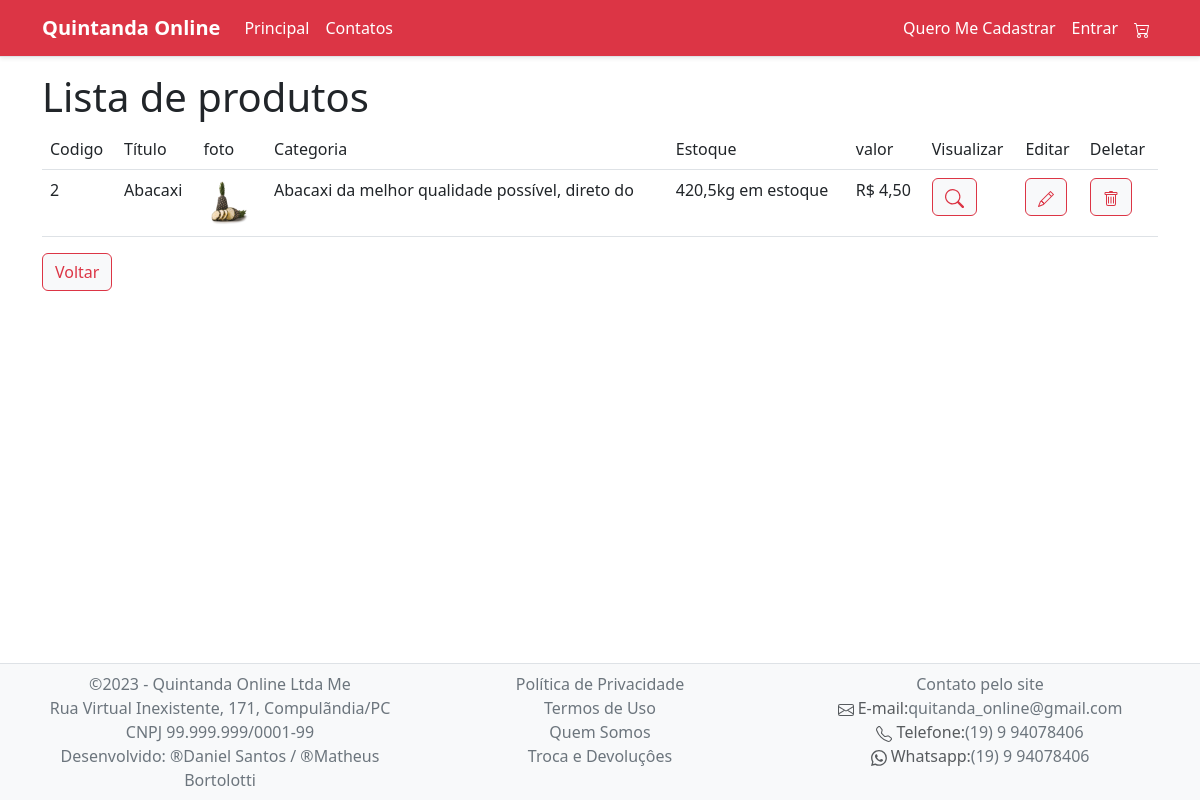
Page /listar-produtos.php on the earlier database version.
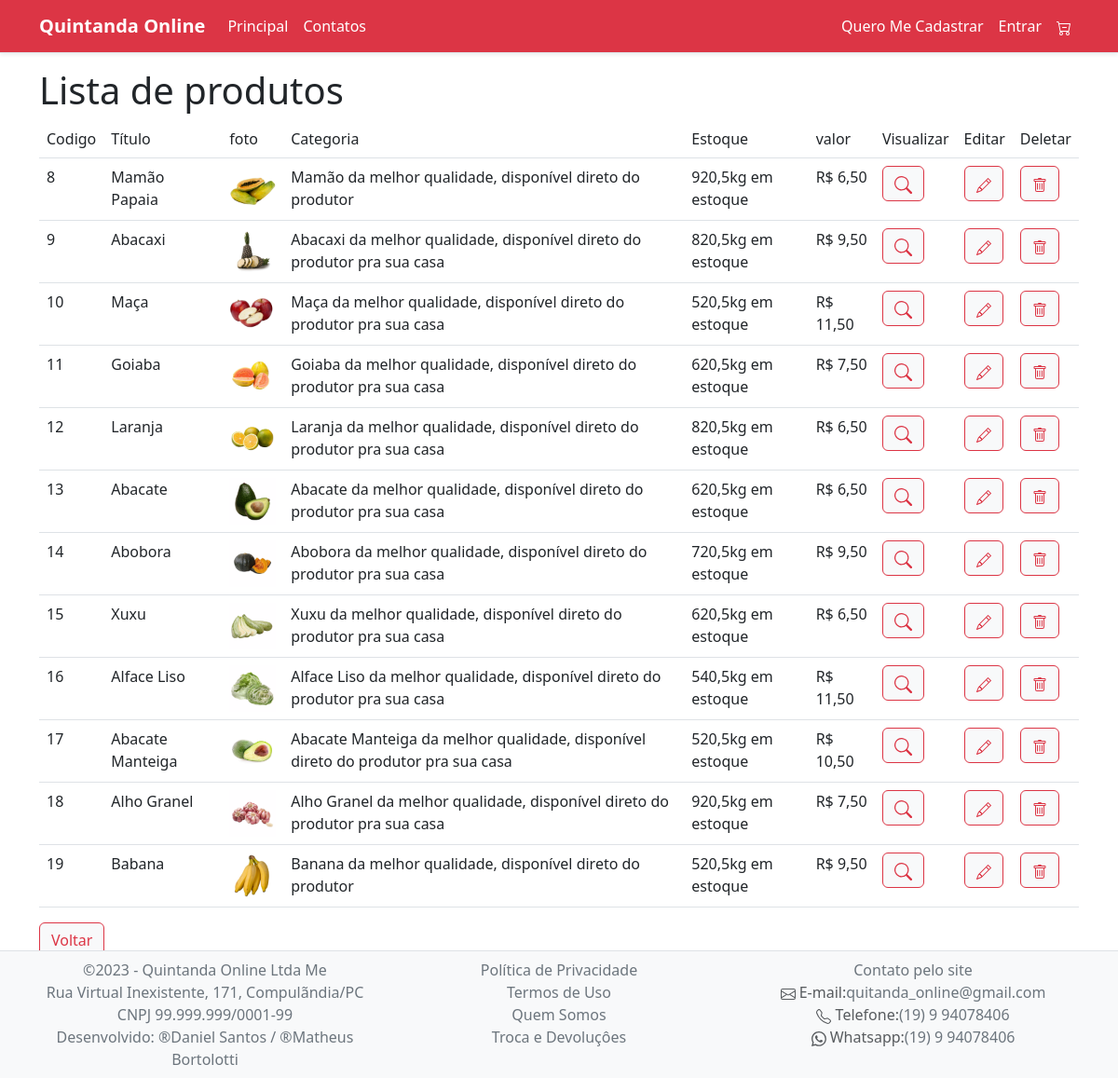
Same page on the later database version.
### tables this page shows
CREATE TABLE `produtos` (
  `id` int(11) NOT NULL,
  `foto` varchar(100) NOT NULL,
  `foto1` varchar(100) NOT NULL,
  `foto2` varchar(100) NOT NULL,
  `titulo` varchar(100) NOT NULL,
  `categoria` varchar(100) NOT NULL,
  `video` varchar(100) NOT NULL,
  `valor` varchar(100) NOT NULL,
  `estoque` varchar(100) NOT NULL
);

### listar-produtos.php (the view, shortened to what this page needs)
<?php
include "menu.php";
?>
<main>
    <div class="container">
        <div class="row">
            <div class="col">
                <h1>Lista de produtos</h1>
            </div>
        </div>
        <div class="row">
            <div class="col">
                <table class="table table-hover-warning tabla-striped">
                    <thead class="bg-danger text-white">
                        <tr>
                            <td>Codigo</td>
                            <td>Título</td>
                            <td>foto</td>
                            <td>Categoria</td>
                            <td>Estoque</td>
                            <td>valor</td>
                            <td>Visualizar</td>
                            <td>Editar</td>
                            <td>Deletar</td>
                        </tr>
                    </thead>
                    <tbody>
                        <?php
                        include "conexao.php";
                        $sql_buscar = "select * from produtos";
                        $todos_os_produtos = mysqli_query($conexao, $sql_buscar);
                        while ($um_produtos = mysqli_fetch_assoc($todos_os_produtos)) :
                        ?>
                            <tr>
                                <td><?php echo $um_produtos["id"]; ?></td>
                                <td><?php echo $um_produtos["titulo"]; ?></td>
                                <td><img src="<?php echo $foto = $um_produtos["foto"]; ?>" alt="" width="50"></td>
                                <td><?php echo $um_produtos["categoria"]; ?></td>
                                <td><?php echo $um_produtos["estoque"]; ?></td>
                                <td><?php echo $um_produtos["valor"]; ?></td>
                                <td>
                                    <a href="ver-produtos.php?id=<?php echo $um_produtos["id"]; ?>" class="btn btn-light btn-outline-danger">
                                    </a>
                                </td>
                                <td>
                                    <a href="editar-produtos.php?id=<?php echo $um_produtos["id"]; ?>" class="btn btn-light btn-outline-danger">
                                    </a>
                                </td>
                                <td>
                                    <a href="excluir-produtos.php?id=<?php echo $um_produtos["id"]; ?>" class="btn btn-light btn-outline-danger">
                                    </a>
                                </td>
                            </tr>
                    </tbody>
                <?php
                        endwhile;
                ?>
                </table>
            </div>
            <div class="col-12">
                <a href="painel.php" class="btn btn-light btn-outline-danger">Voltar</a>
            </div>
        </div>
    </div>
</main>
<div style="height: 129px;" class="d-none d-lg-block"></div>

Differences in the rows shown:
removed produtos: id "2", titulo "Abacaxi", foto (picture), categoria "Abacaxi da melhor qualidade possível, direto do", estoque "420,5kg em estoque", valor "R$ 4,50"
added produtos: id "8", titulo "Mamão Papaia", foto (picture), categoria "Mamão da melhor qualidade, disponível direto do produtor", estoque "920,5kg em estoque", valor "R$ 6,50"
added produtos: id "9", titulo "Abacaxi", foto (picture), categoria "Abacaxi da melhor qualidade, disponível direto do produtor pra sua casa", estoque "820,5kg em estoque", valor "R$ 9,50"
added produtos: id "10", titulo "Maça", foto (picture), categoria "Maça da melhor qualidade, disponível direto do produtor pra sua casa", estoque "520,5kg em estoque", valor "R$ 11,50"
added produtos: id "11", titulo "Goiaba", foto (picture), categoria "Goiaba da melhor qualidade, disponível direto do produtor pra sua casa", estoque "620,5kg em estoque", valor "R$ 7,50"
added produtos: id "12", titulo "Laranja", foto (picture), categoria "Laranja da melhor qualidade, disponível direto do produtor pra sua casa", estoque "820,5kg em estoque", valor "R$ 6,50"
added produtos: id "13", titulo "Abacate", foto (picture), categoria "Abacate da melhor qualidade, disponível direto do produtor pra sua casa", estoque "620,5kg em estoque", valor "R$ 6,50"
added produtos: id "14", titulo "Abobora", foto (picture), categoria "Abobora da melhor qualidade, disponível direto do produtor pra sua casa", estoque "720,5kg em estoque", valor "R$ 9,50"
added produtos: id "15", titulo "Xuxu", foto (picture), categoria "Xuxu da melhor qualidade, disponível direto do produtor pra sua casa", estoque "620,5kg em estoque", valor "R$ 6,50"
added produtos: id "16", titulo "Alface Liso", foto (picture), categoria "Alface Liso da melhor qualidade, disponível direto do produtor pra sua casa", estoque "540,5kg em estoque", valor "R$ 11,50"
added produtos: id "17", titulo "Abacate Manteiga", foto (picture), categoria "Abacate Manteiga da melhor qualidade, disponível direto do produtor pra sua casa", estoque "520,5kg em estoque", valor "R$ 10,50"
added produtos: id "18", titulo "Alho Granel", foto (picture), categoria "Alho Granel da melhor qualidade, disponível direto do produtor pra sua casa", estoque "920,5kg em estoque", valor "R$ 7,50"
added produtos: id "19", titulo "Babana", shows a picture, categoria "Banana da melhor qualidade, disponível direto do produtor", estoque "520,5kg em estoque", valor "R$ 9,50"
